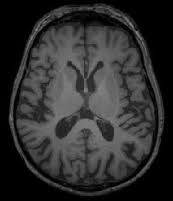
#> input picture no/10 no.jpg, 173 x 201 px; its folder holds only this picture in this run
$ jupyter execute --allow-errors detect.ipynb   (shell and % lines are left out)   (older library calls are emulated)
#> lines starting #> are read from the running program, lines starting #| are printed output that depends on the picture; after the words box and inside, x2 and y2 are one past the last pixel; in counts of white or black regions, pixels touching at a corner belong together
#> in preproces, image is the input picture: shape (201, 173, 3); min 0, max 139, mean 46.7
[cell 1]
import pandas as pd
import numpy as np
import seaborn as sns
import matplotlib.pyplot as plt
import zipfile
import cv2
from skimage import io
import os

import glob
import random
from skimage.feature import *
from tqdm import tqdm
from skimage.measure import label, regionprops, find_contours
from sklearn.model_selection import train_test_split

#from google.colab.patches import cv2_imshow

[cell 2]
kernel = np.ones((7,7),np.uint8)

class Segmentation(object):

    def __init__(self, Image):
        self.Image = Image

    def binarization(self):
        ret, thresh1 = cv2.threshold(self.Image,30,255,cv2.THRESH_BINARY)
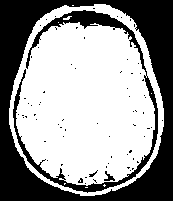
#> thresh1: shape (201, 173); 59.6% white; 74 black regions (70 under 20 px), largest, box (x1, y1, x2, y2) and area: (0, 0, 173, 201) 11298, (13, 10, 158, 193) 2535, (104, 171, 115, 181) 48, (89, 170, 98, 177) 21
        # convert to white
        closing1 = cv2.morphologyEx(thresh1, cv2.MORPH_CLOSE, kernel)
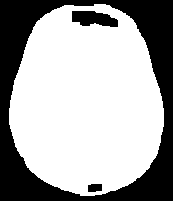
#> closing1: shape (201, 173); 65.7% white; 3 black regions, box (x1, y1, x2, y2) and area: (0, 0, 173, 201) 11270, (72, 11, 118, 27) 544, (88, 184, 102, 192) 103

        # save to /tmp folder
        cv2.imwrite("imgs/thresh1.jpg", thresh1)
        cv2.imwrite("imgs/closing1.jpg", closing1)

        return closing1, thresh1

    # removing skul
    def removing_skul(self, closing1):
        erosion = cv2.erode(closing1,kernel,iterations = 6)
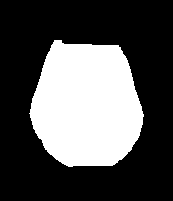
#> erosion: shape (201, 173); 32.5% white; 1 white region, box (x1, y1, x2, y2) and area: (29, 40, 144, 167) 11317
        NO_skull = self.Image * (-erosion)
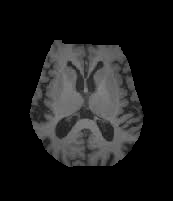
#> NO_skull: shape (201, 173); min 0, max 135, mean 27.7

        # save to /tmp folder
        cv2.imwrite("imgs/NO_skull.jpg", NO_skull)
        cv2.imwrite("imgs/erosion.jpg", erosion)

        return NO_skull, erosion

    # enhance image to segmentation
    def enhance_image_t_seg(self, NO_skull):
        median = cv2.medianBlur(NO_skull,5)
        blur = cv2.GaussianBlur(median,(5,5),0)

        # save to /tmp folder
        #cv2.imwrite("imgs/blur.jpg", blur)

        return blur

    def to_Segmentation(self, blur):
        ret, thresh2 = cv2.threshold(blur,120,255,cv2.THRESH_BINARY)
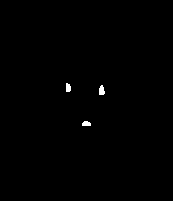
#> thresh2: shape (201, 173); 0.36% white; 3 white regions, box (x1, y1, x2, y2) and area: (99, 85, 105, 95) 47, (66, 83, 71, 92) 39, (82, 121, 91, 126) 38
        img = thresh2
        # Remove noise
        no_noise = cv2.morphologyEx(img, cv2.MORPH_OPEN, kernel)
#> no_noise: shape (201, 173); every value is 0

        # save to /tmp folder
        cv2.imwrite("imgs/no_noise.jpg", no_noise)
        cv2.imwrite("imgs/thresh2.jpg", thresh2)

        return no_noise, thresh2

    # edge detection
    def Edge_Detection(self,thresh2):
        edges = cv2.Canny(thresh2,100,200)
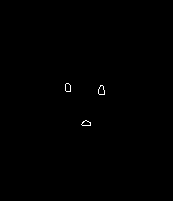
#> edges: shape (201, 173); 0.2% white in thin lines or dots, all inside (x1, y1, x2, y2) = (65, 83, 105, 126)

        # save to /tmp folder
        cv2.imwrite("imgs/edges.jpg", edges)

        return edges

[cell 3]
class Preprocessing(object):
    grayImage   = ''
    image       = ''
    closing1    = ''
    thresh1     = ''
    NO_skull    = ''
    erosion     = ''
    blur        = ''
    no_noise    = ''
    edge        = ''
    tumourImage = ''

    def preproces(self, originalImageUrl):
        self.url = originalImageUrl
        image = cv2.imread(originalImageUrl)
        self.grayImage = cv2.cvtColor(image, cv2.COLOR_BGR2GRAY)

        self.image = Segmentation(self.grayImage)

    # binarization
    def binarization(self):
        self.closing1, self.thresh1 = self.image.binarization()
        #plt.imshow(closing1,'gray')

    # removing_skul
    def removingSkul(self):
        self.NO_skull, self.erosion = self.image.removing_skul(self.closing1)
        #plt.imshow(NO_skull,'gray')

    # enhance image to segmentation
    def enhanceImage(self):
        self.blur = self.image.enhance_image_t_seg(self.NO_skull)
        #plt.imshow(blur,'gray')

    # Segmentation
    def segmentation(self):
        self.no_noise, self.thresh2 = self.image.to_Segmentation(self.blur)
        #plt.imshow(no_noise,'gray')

        self.edge = self.image.Edge_Detection(self.thresh2)

        # Plot
        #segm.Show_plots(img,thresh1,closing1,erosion,blur,NO_skull,no_noise)

    def getInfectedRegion(self,cls):
        col1 = 0
        col2 = 0
        row1 = 0
        row2 = 0

        for i in range(self.no_noise.shape[1]):
            for j in range(self.no_noise.shape[0]):
                if self.no_noise.item(j, i) > 0:
                    if col1 == 0 & col2 == 0:
                        col1 = j
                        row1 = i
                    else:
                        if col1 > j:
                            col1 = j
                        else:
                            if col2 < j:
                                col2 = j

                        if row1 > i:
                            row1 = i
                        else:
                            if row2 < i:
                                row2 = i
#> after the loop, col1 = 0; col2 = 0; row1 = 0; row2 = 0

        # draw rectangle to select tumour region
        cv2.rectangle(self.no_noise, (row1, col1), (row2, col2), (255,0,0), 2)
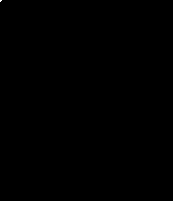
#> self.no_noise: shape (201, 173); 0.01% white in thin lines or dots, all inside (x1, y1, x2, y2) = (0, 0, 2, 2)

        # save again for good preview
#         cv2.imwrite("./tmp/no_noise.jpg", self.no_noise)

        # tumourImage
        self.tumourImage = self.no_noise[col1:col2, row1:row2]
#> self.tumourImage = empty array


        #plt.imshow(self.tumourImage, "gray")
        if col1==0 or col2 ==0 or row1==0 or row2==0:
            pass

        print(col1, col2, row1, row2)
#| 0 0 0 0
        if self.tumourImage is not None and (row2-row1)>0 and (col2-col1)>0:
            if cls==1:
                cv2.imwrite(str("imgs/pos_" + self.url.split('/')[-1]), self.tumourImage)
            else:
                cv2.imwrite(str("imgs/neg_" + self.url.split('/')[-1]), self.tumourImage)


        return col1, col2, row1, row2

[cell 4]
from os import listdir
from os.path import isfile, join

[cell 5]
path = "no"
neg_images = [str(path + "/" +f) for f in listdir(path) if isfile(join(path, f))]

[cell 6]
print(len(neg_images))

[cell 7]
neg_images[0]

[cell 8]
preprocessing = Preprocessing()
count = 0
for im in neg_images:
    #print(count)
    preprocessing.preproces(im)
    preprocessing.binarization()
    preprocessing.removingSkul()
    preprocessing.enhanceImage()
    preprocessing.segmentation()
    preprocessing.getInfectedRegion(0)
    count += 1

print(count)

[cell 9]
path = "yes"
#> (the rest of this cell did not finish here and is left out)

[cell 10]
preprocessing = Preprocessing()
count = 0
#> (the rest of this cell did not finish here and is left out)

# Feature Extraction

[cell 11]
from skimage.measure import *
from skimage import data
from scipy.stats import kurtosis, skew
from skimage.color import rgb2gray
from skimage.feature import greycomatrix, greycoprops
from skimage.io import imread

import skimage
from skimage import measure

[cell 12]
ds = []
crr = []
cn = []
am = []
en = []
ho = []

Class = []
av_kur1 = []
av_sk1 = []
std = []
Mean = []


centroid = []
area = []
extent = []
orientation = []
convex_area = []
solidity = []
eccentricity = []
euler_number = []

[cell 13]
path = "imgs"
#> (the rest of this cell did not finish here and is left out)

#> (a cell that did not finish here is left out)

[cell 15]
ipath = "imgs/pos_Y112.JPG"
#> (the rest of this cell did not finish here and is left out)

#> (a cell that did not finish here is left out)

#> (a cell that did not finish here is left out)

[cell 18]
df = pd.DataFrame({'area' : area,
                  'extent' : extent,
                  'orientation' : orientation,
                  'convex_area' : convex_area,
                  'solidity' : solidity,
                  'eccentricity' : eccentricity,
                  'euler_number' : euler_number,
                  'dissimilarity' : ds,
                  'correlation' : crr,
                  'contrast' : cn,
                  'ASM' : am,
                  'energy' : en,
                  'homogeneity' : ho,
                  'kurtosis' : av_kur1,
                  'skew' : av_sk1,
                  'Standard Deviation' : std,
                  'Mean':Mean,
                  'Class' : Class
                  })
#> df = table of 0 rows and 18 columns

[cell 19]
df
#> Out = table of 0 rows and 18 columns

[cell 20]
from sklearn.model_selection import train_test_split
x= df.drop(columns=['Class'])
#> x = table of 0 rows and 17 columns
y=df['Class']
